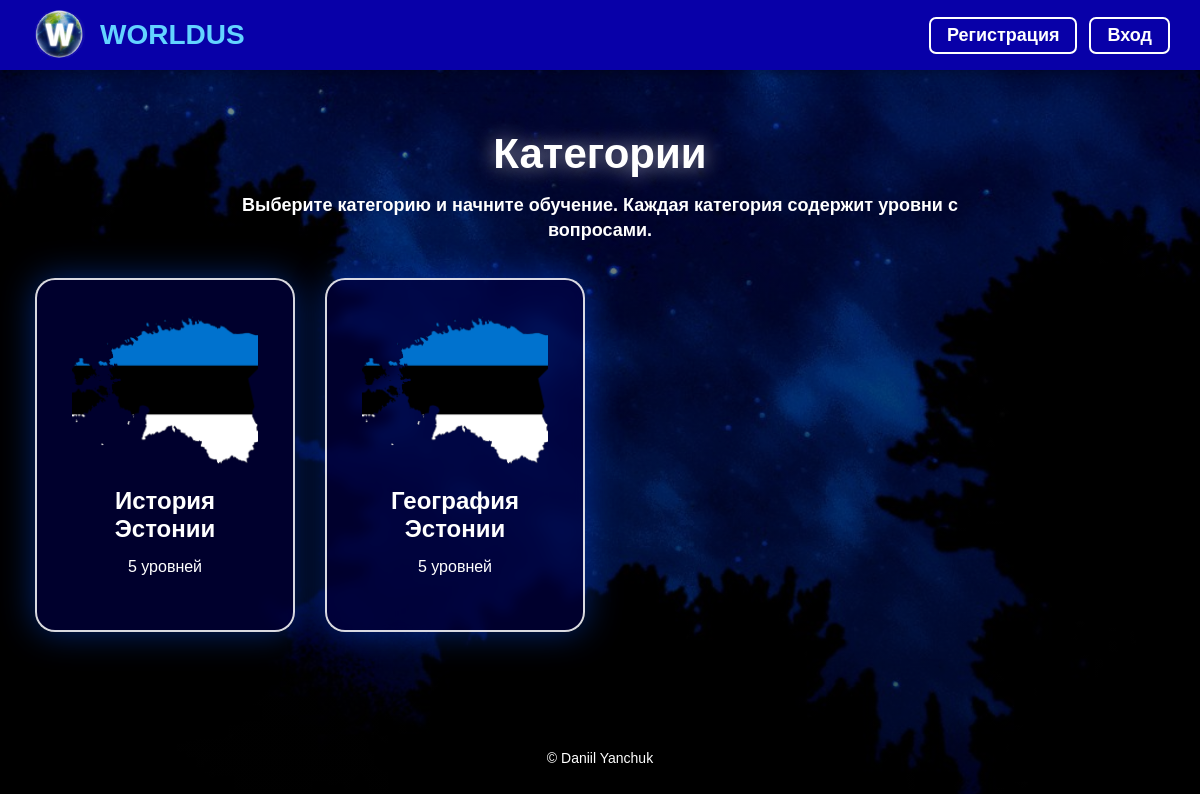
Before: /categories.php with the older database file.
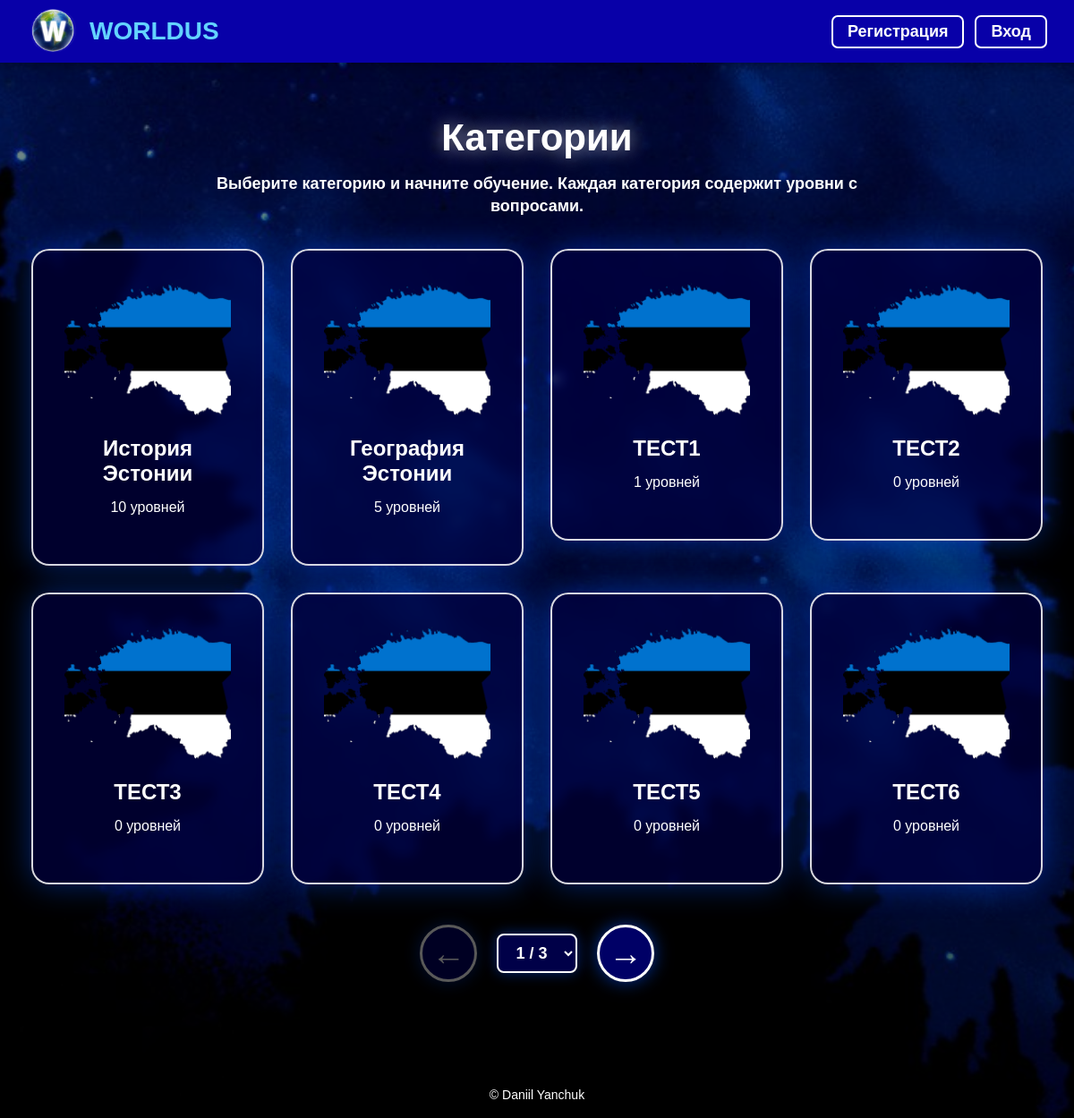
After: the same page with the newer database file.
### tables this page shows
CREATE TABLE `categories` (
  `id` int(11) NOT NULL,
  `name` varchar(100) DEFAULT NULL,
  `description` mediumtext DEFAULT NULL,
  `image` varchar(255) DEFAULT NULL
);

### src/CategoryService.php (called while the page is built, shortened)
<?php
class CategoryService
{
    private DatabaseInterface $db;
    public function __construct(DatabaseInterface $db)
    {
        $this->db = $db;
    }
    public function getCategoriesPage(int $page, int $perPage = 8): array
    {
        $offset = ($page - 1) * $perPage;
        $countResult = $this->db->query(
            "SELECT COUNT(*) AS total FROM categories"
        );
        $total = 0;
        if ($countResult) {
            $row = $countResult->fetch_assoc();
            $total = (int)($row['total'] ?? 0);
        }
        $totalPages = (int)ceil($total / $perPage);
        $result = $this->db->query(
            "SELECT categories.*, COUNT(levels.id) AS levels_count FROM categories LEFT JOIN levels ON levels.category_id = categories.id GROUP BY categories.id ORDER BY categories.id ASC LIMIT $perPage OFFSET $offset"
        );
        $categories = [];
        if ($result) {
            while ($row = $result->fetch_assoc()) {
                $categories[] = $row;
            }
        }
        return [
            'categories' => $categories,
            'page' => $page,
            'total' => $total,
            'total_pages' => $totalPages,
        ];
    }
}

### src/MysqliDatabase.php (called while the page is built, shortened)
<?php
class MysqliDatabase implements DatabaseInterface
{
    private \mysqli $conn;
    public function __construct(\mysqli $conn)
    {
        $this->conn = $conn;
    }
    public function query(string $sql): mixed
    {
        return $this->conn->query($sql);
    }
}

### categories.php (the view, shortened to what this page needs)
<?php
include "config/db.php";
include "includes/header.php";
$db = new MysqliDatabase($conn);
$categoryService = new CategoryService($db);
$page = isset($_GET['page']) ? (int)$_GET['page'] : 1;
$pageData = $categoryService->getCategoriesPage($page);
$categories = $pageData['categories'];
$total_pages = $pageData['total_pages'];
?>
<div class="container">
    <h1 class="categories-title">Категории</h1>
    <p class="categories-description">
        Выберите категорию и начните обучение. Каждая категория содержит уровни с вопросами.
    </p>
    <div class="grid">
        <?php foreach ($categories as $row): ?>
            <?php
            $image = !empty($row['image'])
                ? $row['image']
                : "assets/images/EstoniaHG.png";
            ?>
            <div class="category-wrapper">
                <a href="levels.php?category=<?= $row['id'] ?>" class="card category">
                    <img src="<?= htmlspecialchars($image) ?>" alt="<?= htmlspecialchars($row['name']) ?>">
                    <h3><?= htmlspecialchars($row['name']) ?></h3>
                    <p><?= $row['levels_count'] ?> уровней</p>
                </a>
            </div>
        <?php endforeach; ?>
    </div>
    <?php if ($total_pages > 1): ?>
        <div class="category-pagination">
            <?php if ($page > 1): ?>
                <a class="arrow-btn" href="categories.php?page=<?= $page - 1 ?>">←</a>
            <?php else: ?>
                <span class="arrow-btn disabled">←</span>
            <?php endif; ?>
            <form method="GET" class="page-select-form">
                <select name="page" onchange="this.form.submit()" class="page-select">
                    <?php for ($i = 1; $i <= $total_pages; $i++): ?>
                        <option value="<?= $i ?>" <?= $i == $page ? 'selected' : '' ?>>
                            <?= $i ?> / <?= $total_pages ?>
                        </option>
                    <?php endfor; ?>
                </select>
            </form>
            <?php if ($page < $total_pages): ?>
                <a class="arrow-btn" href="categories.php?page=<?= $page + 1 ?>">→</a>
            <?php else: ?>
                <span class="arrow-btn disabled">→</span>
            <?php endif; ?>
        </div>
    <?php endif; ?>
</div>
<?php include "includes/footer.php"; ?>

### includes/header.php (shortened to what this page needs)
<!DOCTYPE html>
<html lang="ru">
<head>
    <link rel="stylesheet" href="assets/css/style.css">
</head>
<body>
<div class="navbar">
    <div class="logo">
        <img src="assets/images/logo.png" alt="Worldus">
        <span>WORLDUS</span>
    </div>
    <div class="nav-buttons">
        <?php if (!isset($_SESSION['user_id'])): ?>
            <a href="register.php" class="btn">Регистрация</a>
            <a href="login.php" class="btn">Вход</a>
        <?php else: ?>
            <a href="categories.php" class="btn">Категории</a>
            <a href="logout.php" class="btn logout">Выход</a>
        <?php endif; ?>
    </div>
</div>

### includes/footer.php
<footer>
    <p>© Daniil Yanchuk</p>
</footer>
</body>
</html>

### assets/css/style.css (style rules this page uses)
* { margin: 0; padding: 0; box-sizing: border-box; font-family: Arial, Helvetica, sans-serif; }
body { min-height: 100vh; color: white; background: linear-gradient(rgba(0,0,0,0.45), rgba(0,0,0,0.65)), url("../images/bc.jpg") center/cover fixed no-repeat; }
.navbar { width: 100%; height: 70px; background: #0800a8; display: flex; align-items: center; padding: 0 30px; box-shadow: 0 0 15px rgba(0,0,0,0.5); }
.logo { display: flex; align-items: center; gap: 12px; }
.logo img { width: 58px; height: 58px; object-fit: contain; }
.logo span { color: #63d3ff; font-size: 28px; font-weight: bold; }
.nav-buttons { margin-left: auto; display: flex; align-items: center; gap: 12px; }
.nav-buttons .btn { text-decoration: none; color: white; border: 2px solid white; border-radius: 7px; padding: 6px 16px; font-size: 18px; font-weight: bold; transition: 0.3s; }
.container { width: 100%; max-width: 1200px; margin: 0 auto; padding: 60px 20px; }
.card { background: rgba(0, 0, 70, 0.65); border: 2px solid rgba(255,255,255,0.85); border-radius: 20px; padding: 35px; text-align: center; backdrop-filter: blur(6px); box-shadow: 0 0 35px rgba(0, 80, 255, 0.45); }
.card p { font-size: 18px; line-height: 1.5; margin-bottom: 16px; }
.btn { display: inline-block; padding: 10px 25px; border-radius: 8px; color: white; text-decoration: none; font-weight: bold; border: 2px solid white; cursor: pointer; transition: 0.3s; }
form input, form select { width: 80%; max-width: 400px; padding: 12px; margin: 10px 0; border-radius: 8px; border: 2px solid #5db8ff; background: rgba(0,0,40,0.65); color: white; font-size: 16px; }
.grid { display: grid; grid-template-columns: repeat(4, 260px); justify-content: center; gap: 30px; }
.category-wrapper { position: relative; width: 260px; }
.category { display: block; width: 260px; min-height: 300px; text-decoration: none; color: white; transition: 0.3s; }
.category img { width: 100%; height: 150px; object-fit: cover; border-radius: 14px; margin-bottom: 18px; }
.category h3 { font-size: 24px; margin-bottom: 12px; }
.category p { font-size: 16px; }
.categories-title { text-align: center; font-size: 42px; margin-bottom: 15px; text-shadow: 0 0 20px rgba(255,255,255,0.6); }
.categories-description { max-width: 820px; margin: 0 auto 35px; text-align: center; font-size: 18px; font-weight: bold; line-height: 1.4; }
.category-pagination { margin-top: 45px; display: flex; justify-content: center; align-items: center; gap: 22px; }
.arrow-btn { width: 64px; height: 64px; border-radius: 50%; border: 3px solid white; display: flex; justify-content: center; align-items: center; background: rgba(0, 0, 120, 0.85); color: white; font-size: 38px; font-weight: bold; line-height: 1; text-decoration: none; box-shadow: 0 0 20px rgba(0, 80, 255, 0.6); transition: 0.3s; }
.arrow-btn.disabled { opacity: 0.35; cursor: not-allowed; pointer-events: none; }
.page-select-form { margin: 0; }
.page-select { min-width: 90px; padding: 9px 14px; border-radius: 8px; border: 2px solid white; background: rgba(0, 0, 80, 0.9); color: white; font-size: 18px; font-weight: bold; text-align: center; cursor: pointer; box-shadow: 0 0 15px rgba(0, 80, 255, 0.45); }
.page-select option { background: #08005f; color: white; }
footer { width: 100%; padding: 18px; text-align: center; color: white; font-size: 14px; margin-top: 40px; }

Changed rows visible on the page:
changed categories "История Эстонии": levels_count "5" → "10"
added categories: name "ТЕСТ1", levels_count "1"
added categories: name "ТЕСТ2", levels_count "0"
added categories: name "ТЕСТ3", levels_count "0"
added categories: name "ТЕСТ4", levels_count "0"
added categories: name "ТЕСТ5", levels_count "0"
added categories: name "ТЕСТ6", levels_count "0"
Other visible differences:
form field page: (not shown) → "1 / 3"
